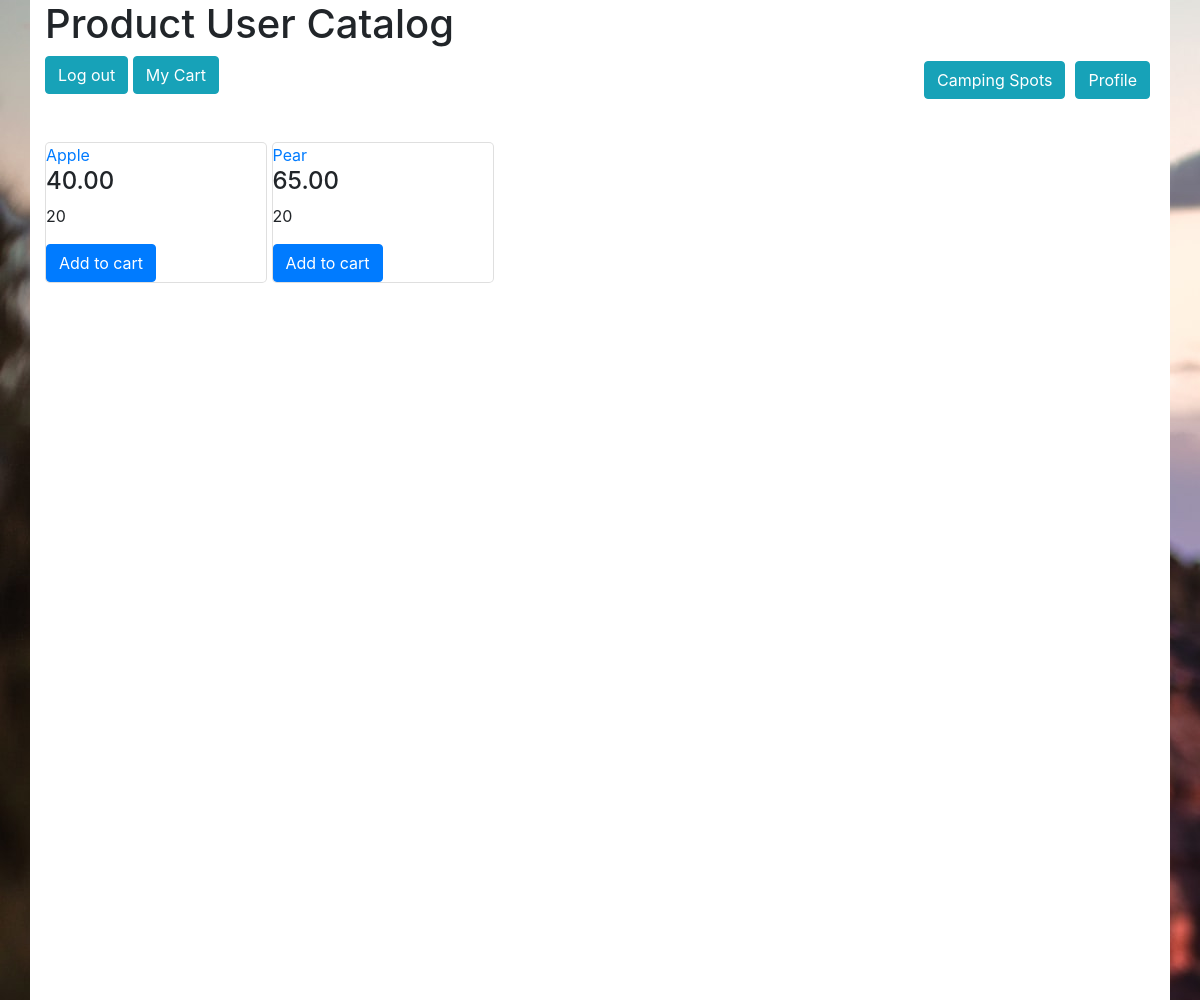
The page /product/catalog (signed in) on the database its author committed.
### tables this page shows
CREATE TABLE `product` (
  `product_id` int(11) NOT NULL,
  `inventory_id` int(11) NOT NULL,
  `name` varchar(50) NOT NULL,
  `price` decimal(7,2) NOT NULL,
  `description` text NOT NULL,
  `availability` enum('available','not available') NOT NULL
);

CREATE TABLE `inventory` (
  `inventory_id` int(11) NOT NULL,
  `qty` int(11) NOT NULL,
  `shelf_location` varchar(50) NOT NULL
);

### app/controllers/ProductController.php (called while the page is built, shortened)
<?php
	class ProductController extends Controller{
		public function catalog(){
			$products = $this->model('Product')->getAvailable();
			$this->view('product/catalog', ['products'=>$products]);
		}
	}
?>

### app/core/App.php (called while the page is built, shortened)
<?php
class App{
	var $method = 'index';
	public function __construct(){
		$url = $this->parseURL();
		if(isset($url[0]) && file_exists('app/controllers/'. $url[0]. 'Controller.php')) {
			unset($url[0]);
		}
		$this->controller = new $this->controller();
		if(isset($url[1]) && method_exists($this->controller, $url[1])){
			$this->method = $url[1];
			unset($url[1]);
		}
		$this->params = $url ? array_values($url) : [];
		call_user_func_array([$this->controller, $this->method], $this->params);
	}
	private function parseURL(){
		if(isset($_GET['url'])) {
			return explode('/', filter_var(rtrim($_GET['url'],'/'), FILTER_SANITIZE_URL));
		}
	}
}
?>

### index.php (called while the page is built, shortened)
<?php
	new App();
?>

### app/models/Product.php (called while the page is built, shortened)
<?php
	class Product extends Model{
		public function getAvailable(){
			$SQL = 'SELECT * FROM Product INNER JOIN inventory ON Product.inventory_id = inventory.inventory_id WHERE availability = "available" ';
			$stmt = self::$_connection->prepare($SQL);
			$stmt->execute();
			$stmt->setFetchMode(PDO::FETCH_CLASS, 'Product');
			return $stmt->fetchAll();
		}
	}
?>

### app/core/Model.php (called while the page is built, shortened)
<?php
	class Model{
		public function __construct(){
			$host = 'localhost';
			$dbname = 'camping';
			$user = 'camping_user';
			$password = 'tjAOLl7NQlvOtES9';
		}
	}
?>

### app/views/product/catalog.php (the view, shortened to what this page needs)
<!DOCTYPE html>
<!doctype html>
<html lang="en">
  <head>
    <link rel="stylesheet" href="https://stackpath.bootstrapcdn.com/bootstrap/4.4.1/css/bootstrap.min.css">
  </head>
  <body>
  <div style="background-image: url('../images/camp2.jpg');height: 1000px;">
    <div class='container' style="height: 1000px; background-color: white;">
    <h1>Product User Catalog</h1>
      <?php
      if($_SESSION['user_id'] != null){
        echo "<a href='/Camping/login/logout' class= 'btn btn-info' >Log out</a>
              <a href='/Camping/product/viewCart/' class= 'btn btn-info'> My Cart</a>";
      }
      ?>
      <a href="/Camping/profile/index" class="btn btn-info" style="float: right; margin: 5px;">Profile</a>
      <a href="/Camping/camping_spot/index" class="btn btn-info" style="float: right; margin: 5px;">Camping Spots</a>
      <?php
          foreach($data['products'] as $item){
            echo "
            <div class='card'>
              <a href = '/Camping/product/productdetail/$item->product_id'>
                $item->name
              </a>
              <div>
                <h4>$item->price</h4>
                <p>$item->qty</p>
                <a href='/Camping/product/addToCart/$item->product_id' class='btn btn-primary'>Add to cart</a>
              </div>
            </div>";
          }
        ?>
    </div>
  </div>
  </body>
</html>

### app/views/product/catalog.php (style rules this page uses)
.card { box-shadow: 0 4px 8px 0 rgba(0,0,0,0,2); transition: 0.3px; width: 20%; border-radius: 5px; display: inline-block; }

### rows shown on the page
product: name "Apple", price "40.00", inventory.qty "20"
product: name "Pear", price "65.00", inventory.qty "20"
